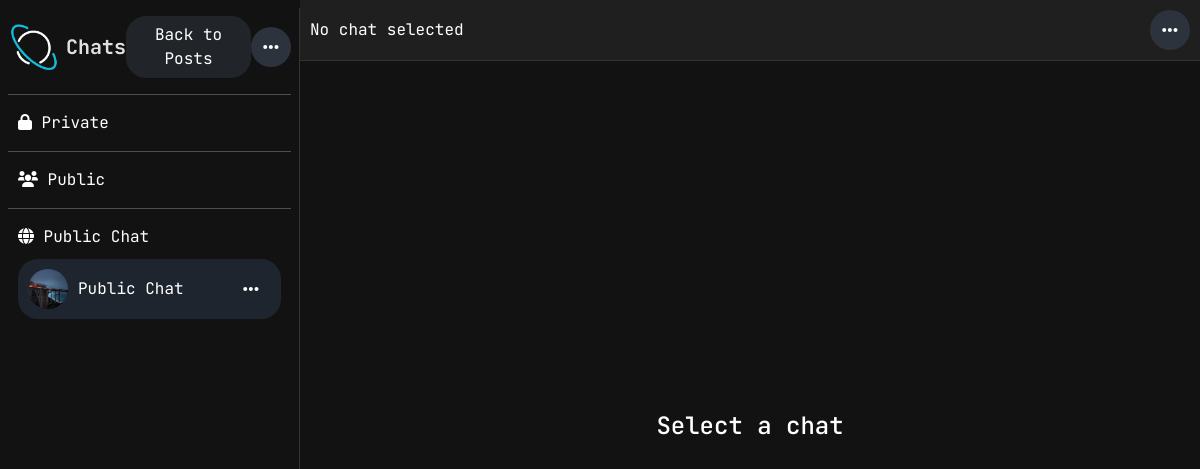
Before: /chats/ (signed in) with the older database file.
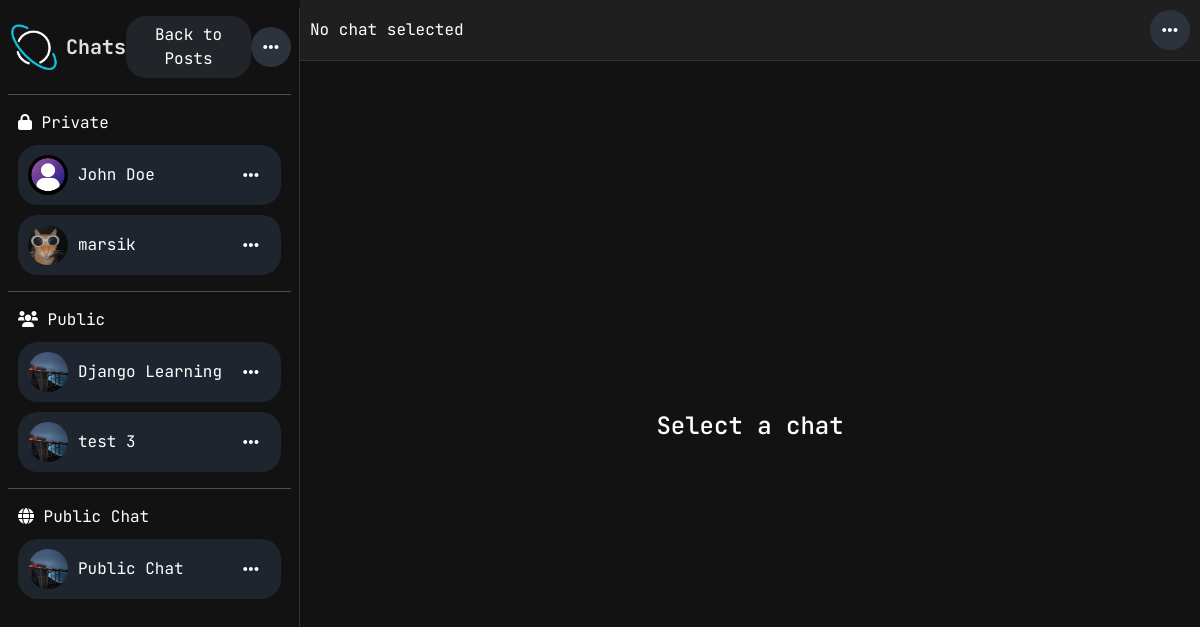
After: the same page with the newer database file.
### users/models.py (models this page shows, shortened)
class Profile(models.Model):
    user = models.OneToOneField(User, on_delete=models.CASCADE, null=True, blank=True)
    username = models.CharField(max_length=15, unique=True, null=True)
    display_name = models.CharField(max_length=15, null=True, blank=True)
    image = models.ImageField(
        upload_to=upload_to,
        default='default/profile_default.png',
        validators=[
            FileExtensionValidator(allowed_extensions=tuple(ext for ext in utils.IMAGE_EXTENSIONS if ext != 'gif')),
            utils.validate_file_size,
        ]
    )
    banner = models.ImageField(
        upload_to=upload_to,
        default='default/banner.jpg',
        validators=[
            FileExtensionValidator(allowed_extensions=tuple(ext for ext in utils.IMAGE_EXTENSIONS if ext != 'gif')),
            utils.validate_file_size,
        ]
    )
    email = models.EmailField(max_length=100, null=True)
    bio = models.TextField(max_length=300, null=True, blank=True)
    created = models.DateTimeField(auto_now_add=True)
    updated = models.DateTimeField(auto_now=True)
    id = models.UUIDField(default=uuid4, unique=True, editable=False, primary_key=True)
    def get_username(self):
        return self.display_name if self.display_name else self.username
    class Meta:
        ordering = ['-created']

### chat/models.py (models this page shows, shortened)
class Chat(models.Model):
    name = models.CharField(max_length=100, unique=True, default=shortuuid.uuid)
    group_name = models.CharField(max_length=100, null=True, blank=True)
    admin = models.ForeignKey(Profile, related_name='groups', null=True, blank=True, on_delete=models.SET_NULL)
    online_users = models.ManyToManyField(Profile, related_name='online_in_chat', blank=True)
    members = models.ManyToManyField(Profile, related_name='chats', blank=True)
    is_private = models.BooleanField(default=False)
    created = models.DateTimeField(auto_now_add=True, null=True)

### chat/views.py (the view)
# urls.py: path('', views.chat_home, name='chat'),
@login_required(login_url='users:login')
def chat_home(request):
    group_form = GroupForm()
    context = {
        'page': 'chat_home',
        'group_form': group_form,
    }
    return render(request, 'chat/chat.html', context)

### chat/templates/chat/chat.html (shortened to what this page needs)
{% extends 'chat_main.html' %}
{% load static %}
{% block content %}
<div class="container-fluid">
    <div class="row">
        <div class="col-md-3 d-none d-md-block chat-list mt-2 p-2">
            <div class="chat-list-header d-flex align-items-center justify-content-between">
                <div class="d-flex align-items-center">
                    <img src="{% static 'img/logo_2.png' %}" alt="Logo" style="max-width: 50px;" class="me-2">
                    <span style="font-size: 20px;">Chats</span>
                </div>
                <a href="/" class="btn btn-dark" style="border-radius: 20px;">
                    Back to Posts
                </a>
                <div class="dropdown">
                    <button class="btn btn-dark dropdown-toggle chat-button" type="button" data-bs-toggle="dropdown">
                        <i class="fas fa-ellipsis-h"></i>
                    </button>
                </div>
            </div>
            <hr>
            {% include 'chat/partials/chat_list.html' %}
        </div>
        <div class="col-md-9 col-12 d-flex flex-column chat-window">
            <div class="chat-header">
                {% if page != 'chat_home' %}
                <div class="d-flex align-items-center">
                    {% if chat.group_name %}
                        <!-- <a href="">
                            <img class="avatar" src="{{ other_user.image.url }}" alt="User Avatar">
                        </a> -->
                        <span class="chat-title">{{ chat.group_name }}</span>
                    {% elif other_user %}
                        <a href="">
                            <img class="avatar" src="{{ other_user.image.url }}" alt="User Avatar">
                        </a>
                        <span class="chat-title">{{ other_user.get_username }}</span>
                    {% else %}
                        <span class="chat-title">Public Chat</span>
                    {% endif %}
                </div>
                {% else %}
                No chat selected
                {% endif %}
                <div class="dropdown">
                    <button class="btn btn-dark dropdown-toggle chat-button" type="button" data-bs-toggle="dropdown">
                        <i class="fas fa-ellipsis-h"></i>
                    </button>
                </div>
            </div>
            {% if page != 'chat_home' %}
                <div class="chat-body" id='chat_messages'>
                    {% for message in messages reversed %}
                        {% include 'chat/message.html' %}
                    {% endfor %}
                </div>
            {% else %}
                <div class="d-flex justify-content-center align-items-center vh-100">
                    <h4>Select a chat</h4>
                </div>
            {% endif %}
        </div>
    </div>
</div>
{% endblock content %}

### chat/templates/chat/partials/chat_list.html (shortened to what this page needs)
{% load static %}
<div class="chat-type">
    <i class="fas fa-lock"></i>
    Private
</div>
{% for chat in request.user.profile.chats.all %}
    {% if chat.is_private %}
        {% for member in chat.members.all %}
            {% if member != request.user.profile %}
                {% if chat.name == chat_name %}
                    <div class="chat-item d-flex justify-content-between align-items-center" style="background-color: rgb(63, 63, 108);">
                {% else %}
                    <div class="chat-item d-flex justify-content-between align-items-center">
                {% endif %}
                    <a href="{% url 'chat:chatroom' chat.name %}">
                        <div class="d-flex align-items-center">
                            <img src="{{ member.image.url }}" alt="Avatar" class="avatar">
                            {{ member.get_username }}
                        </div>
                    </a>
                    <div class="dropdown">
                        <button class="btn btn-dark dropdown-toggle chat-button" type="button" data-bs-toggle="dropdown">
                            <i class="fas fa-ellipsis-h"></i>
                        </button>
                    </div>
                </div>
            {% endif %}
        {% endfor %}
    {% endif %}
{% endfor %}
<hr>
<div class="chat-type">
    <i class="fas fa-users"></i>
    Public
</div>
{% for chat in request.user.profile.chats.all %}
    {% if chat.group_name and chat.group_name != 'public-chat' %}
        {% if chat.name == chat_name %}
            <div class="chat-item d-flex justify-content-between align-items-center" style="background-color: rgb(63, 63, 108);">
        {% else %}
            <div class="chat-item d-flex justify-content-between align-items-center">
        {% endif %}
            <a href="{% url 'chat:chatroom' chat.name %}">
                <div class="d-flex align-items-center">
                    <img src="{% static 'img/c1.jpg' %}" alt="Avatar" class="avatar">
                    {{ chat.group_name }}
                </div>
            </a>
            <div class="dropdown">
                <button class="btn btn-dark dropdown-toggle chat-button" type="button" data-bs-toggle="dropdown">
                    <i class="fas fa-ellipsis-h"></i>
                </button>
            </div>
        </div>
    {% endif %}
{% endfor %}
<hr>
<div class="chat-type">
    <i class="fas fa-globe"></i>
    Public Chat
</div>
<div class="chat-item d-flex justify-content-between align-items-center">
    <a href="{% url 'chat:chatroom' 'public-chat' %}">
        <div class="d-flex align-items-center">
            <img src="{% static 'img/c1.jpg' %}" alt="Avatar" class="avatar">
            Public Chat
        </div>
    </a>
    <div class="dropdown">
        <button class="btn btn-dark dropdown-toggle chat-button" type="button" data-bs-toggle="dropdown">
            <i class="fas fa-ellipsis-h"></i>
        </button>
    </div>
</div>

Changed rows visible on the page:
added Profile: image (picture), get_username "John Doe"
now on this page (row unchanged): Profile: image (picture), get_username "marsik"
added Chat: group_name "Django Learning"
added Chat: group_name "test 3"
